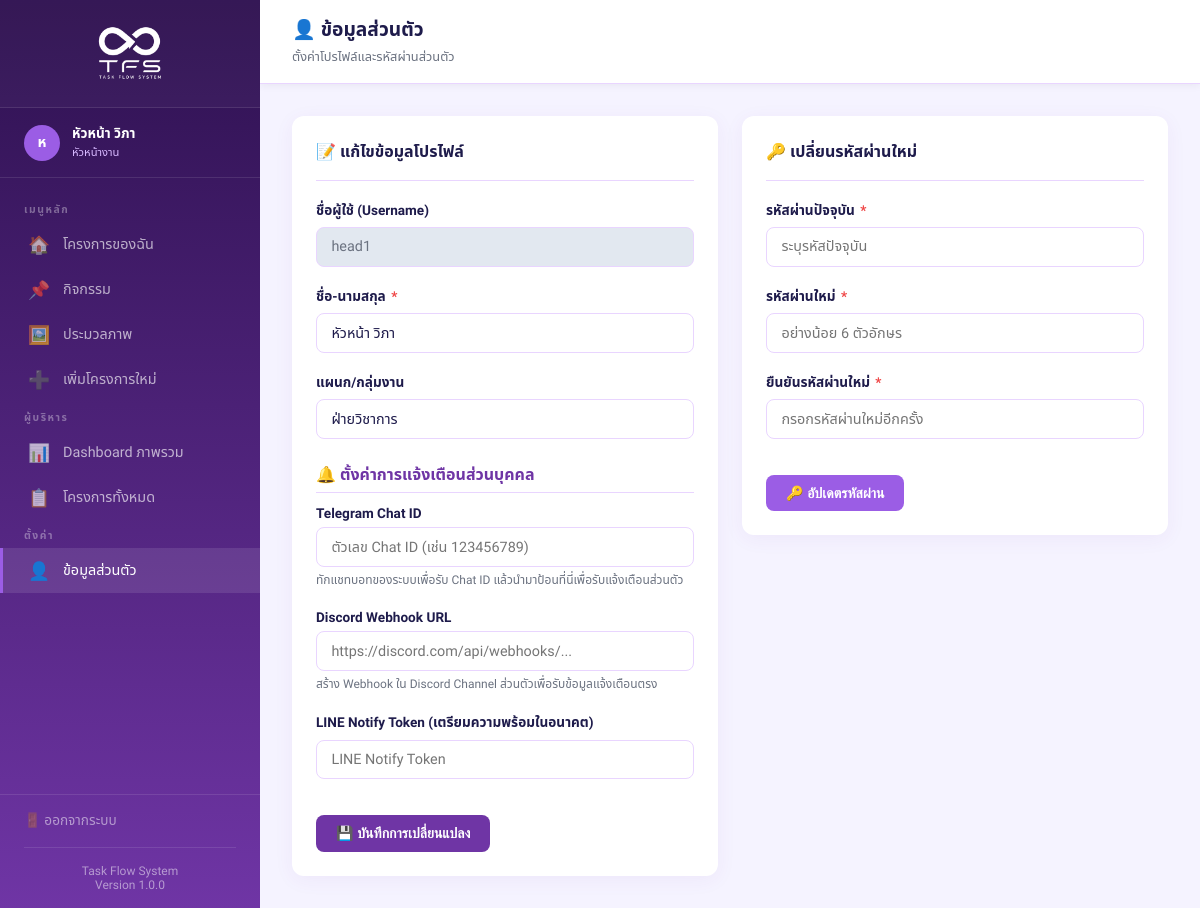
Screenshot of /profile.php (signed in) with the database file from the repository.
### tables this page shows
CREATE TABLE IF NOT EXISTS users (
    id INT AUTO_INCREMENT PRIMARY KEY,
    username VARCHAR(50) NOT NULL UNIQUE,
    password VARCHAR(255) NOT NULL,
    full_name VARCHAR(150) NOT NULL,
    role ENUM('staff','head','director','admin') NOT NULL DEFAULT 'staff',
    department VARCHAR(100),
    telegram_chat_id VARCHAR(100) DEFAULT NULL,
    discord_webhook_url VARCHAR(255) DEFAULT NULL,
    line_notify_token VARCHAR(255) DEFAULT NULL,
    created_at TIMESTAMP DEFAULT CURRENT_TIMESTAMP
);

### profile.php (the view, shortened to what this page needs)
<?php
require_once __DIR__ . '/includes/header.php';
$user_id = $_SESSION['user_id'];
$stmt = $pdo->prepare("SELECT * FROM users WHERE id = ?");
$stmt->execute([$user_id]);
$u = $stmt->fetch();
?>
<div class="topbar">
    <div style="display: flex; align-items: center; gap: 0.75rem;">
        <div>
            <h2>👤 ข้อมูลส่วนตัว</h2>
            <div class="topbar-breadcrumb">ตั้งค่าโปรไฟล์และรหัสผ่านส่วนตัว</div>
        </div>
    </div>
</div>
<div class="page-content">
    <div class="grid grid-2" style="align-items:start">
        <div class="card fade-in">
            <div class="card-header">
                <h3>📝 แก้ไขข้อมูลโปรไฟล์</h3>
            </div>
            <form method="POST" action="profile.php">
                <div class="form-group">
                    <label>ชื่อผู้ใช้ (Username)</label>
                    <input type="text" class="form-control" value="<?= htmlspecialchars($u['username']) ?>" readonly style="background:#e2e8f0;cursor:not-allowed">
                </div>
                <div class="form-group">
                    <label>ชื่อ-นามสกุล <span class="required">*</span></label>
                    <input type="text" name="full_name" class="form-control" required value="<?= htmlspecialchars($u['full_name']) ?>">
                </div>
                <div class="form-group">
                    <label>แผนก/กลุ่มงาน</label>
                    <input type="text" name="department" class="form-control" value="<?= htmlspecialchars($u['department'] ?? '') ?>">
                </div>
                <h4 style="margin-top: 1.5rem; margin-bottom: 0.75rem; color: var(--primary); border-bottom: 1px solid var(--border); padding-bottom: 0.3rem; font-size: 1rem; font-weight: 700;">🔔 ตั้งค่าการแจ้งเตือนส่วนบุคคล</h4>
                <div class="form-group">
                    <label>Telegram Chat ID</label>
                    <input type="text" name="telegram_chat_id" class="form-control" value="<?= htmlspecialchars($u['telegram_chat_id'] ?? '') ?>" placeholder="ตัวเลข Chat ID (เช่น 123456789)">
                    <small style="color: var(--text-muted); display: block; margin-top: 0.25rem; font-size: 0.75rem;">ทักแชทบอทของระบบเพื่อรับ Chat ID แล้วนำมาป้อนที่นี่เพื่อรับแจ้งเตือนส่วนตัว</small>
                </div>
                <div class="form-group">
                    <label>Discord Webhook URL</label>
                    <input type="text" name="discord_webhook_url" class="form-control" value="<?= htmlspecialchars($u['discord_webhook_url'] ?? '') ?>" placeholder="https://discord.com/api/webhooks/...">
                    <small style="color: var(--text-muted); display: block; margin-top: 0.25rem; font-size: 0.75rem;">สร้าง Webhook ใน Discord Channel ส่วนตัวเพื่อรับข้อมูลแจ้งเตือนตรง</small>
                </div>
                <div class="form-group">
                    <label>LINE Notify Token (เตรียมความพร้อมในอนาคต)</label>
                    <input type="text" name="line_notify_token" class="form-control" value="<?= htmlspecialchars($u['line_notify_token'] ?? '') ?>" placeholder="LINE Notify Token">
                </div>
                <button type="submit" class="btn btn-primary" style="margin-top:1rem">💾 บันทึกการเปลี่ยนแปลง</button>
            </form>
        </div>
        <div class="card fade-in">
            <div class="card-header">
                <h3>🔑 เปลี่ยนรหัสผ่านใหม่</h3>
            </div>
            <form method="POST" action="profile.php">
                <div class="form-group">
                    <label>รหัสผ่านปัจจุบัน <span class="required">*</span></label>
                    <input type="password" name="current_password" class="form-control" placeholder="ระบุรหัสปัจจุบัน" required>
                </div>
                <div class="form-group">
                    <label>รหัสผ่านใหม่ <span class="required">*</span></label>
                    <input type="password" name="new_password" class="form-control" placeholder="อย่างน้อย 6 ตัวอักษร" required>
                </div>
                <div class="form-group">
                    <label>ยืนยันรหัสผ่านใหม่ <span class="required">*</span></label>
                    <input type="password" name="confirm_password" class="form-control" placeholder="กรอกรหัสผ่านใหม่อีกครั้ง" required>
                </div>
                <button type="submit" class="btn btn-accent" style="margin-top:1rem">🔑 อัปเดตรหัสผ่าน</button>
            </form>
        </div>
    </div>
</div>
<?php require_once __DIR__ . '/includes/footer.php'; ?>

### assets/css/style.css (style rules this page uses)
:root { --primary: #6f35a5; --primary-light: #8a44d6; --primary-dark: #2e1150; --accent: #9b5de5; --accent-light: #d7b9ff; --secondary: #ec4899; --bg: #f5f3ff; --bg-card: #ffffff; --text-main: #1e1b4b; --text-muted: #6b7280; --border: #e9d5ff; --status-green: #10b981; --status-yellow: #f59e0b; --status-red: #ef4444; --status-blue: #3b82f6; --sidebar-w: 260px; --radius: 12px; --shadow: 0 4px 20px rgba(111,53,165,0.06); --shadow-hover: 0 8px 30px rgba(111,53,165,0.15); }
* { margin: 0; padding: 0; box-sizing: border-box; }
body { font-family: 'Sarabun', 'Noto Sans Thai', sans-serif; background: var(--bg); color: var(--text-main); min-height: 100vh; }
.topbar { background: #fff; padding: 1rem 2rem; border-bottom: 1px solid var(--border); display: flex; align-items: center; justify-content: space-between; position: sticky; top: 0; z-index: 100; box-shadow: 0 2px 8px rgba(0,0,0,0.05); }
.topbar h2 { font-size: 1.2rem; font-weight: 700; color: var(--text-main); }
.topbar-breadcrumb { font-size: 0.8rem; color: var(--text-muted); margin-top: 0.1rem; }
.page-content { padding: 2rem; flex: 1; }
.card { background: var(--bg-card); border-radius: var(--radius); box-shadow: var(--shadow); padding: 1.5rem; transition: box-shadow 0.2s; }
.card-header { display: flex; align-items: center; justify-content: space-between; margin-bottom: 1.25rem; padding-bottom: 1rem; border-bottom: 1px solid var(--border); }
.card-header h3 { font-size: 1rem; font-weight: 700; color: var(--text-main); display: flex; align-items: center; gap: 0.5rem; }
.btn { display: inline-flex; align-items: center; gap: 0.4rem; padding: 0.6rem 1.25rem; border-radius: 8px; font-size: 0.875rem; font-weight: 600; cursor: pointer; border: none; text-decoration: none; transition: all 0.2s; white-space: nowrap; }
.btn-primary { background: var(--primary); color: #fff; }
.btn-accent { background: var(--accent); color: #fff; }
.form-group { margin-bottom: 1.25rem; }
.form-group label { display: block; font-size: 0.85rem; font-weight: 600; color: var(--text-main); margin-bottom: 0.4rem; }
.form-group label span.required { color: var(--status-red); margin-left: 2px; }
.form-control { width: 100%; padding: 0.65rem 0.9rem; border: 1.5px solid var(--border); border-radius: 8px; font-size: 0.9rem; font-family: inherit; color: var(--text-main); background: #fff; transition: border-color 0.2s, box-shadow 0.2s; }
.form-control[readonly] { background: #f7fafc; color: var(--text-muted); }
.grid { display: grid; gap: 1.5rem; }
.grid-2 { grid-template-columns: repeat(2, 1fr); }
.fade-in { animation: fadeInUp 0.35s ease both; }
.fade-in:nth-child(1) { animation-delay: 0.05s; }
.fade-in:nth-child(2) { animation-delay: 0.10s; }

### rows the page displays
users: username "head1", full_name "หัวหน้า วิภา", department "ฝ่ายวิชาการ"

### other values shown
$initials "ห"
$name "หัวหน้า วิภา"
$roleLabels[$role] "หัวหน้างาน"
APP_NAME "Task Flow System"
APP_VERSION "1.0.0"
